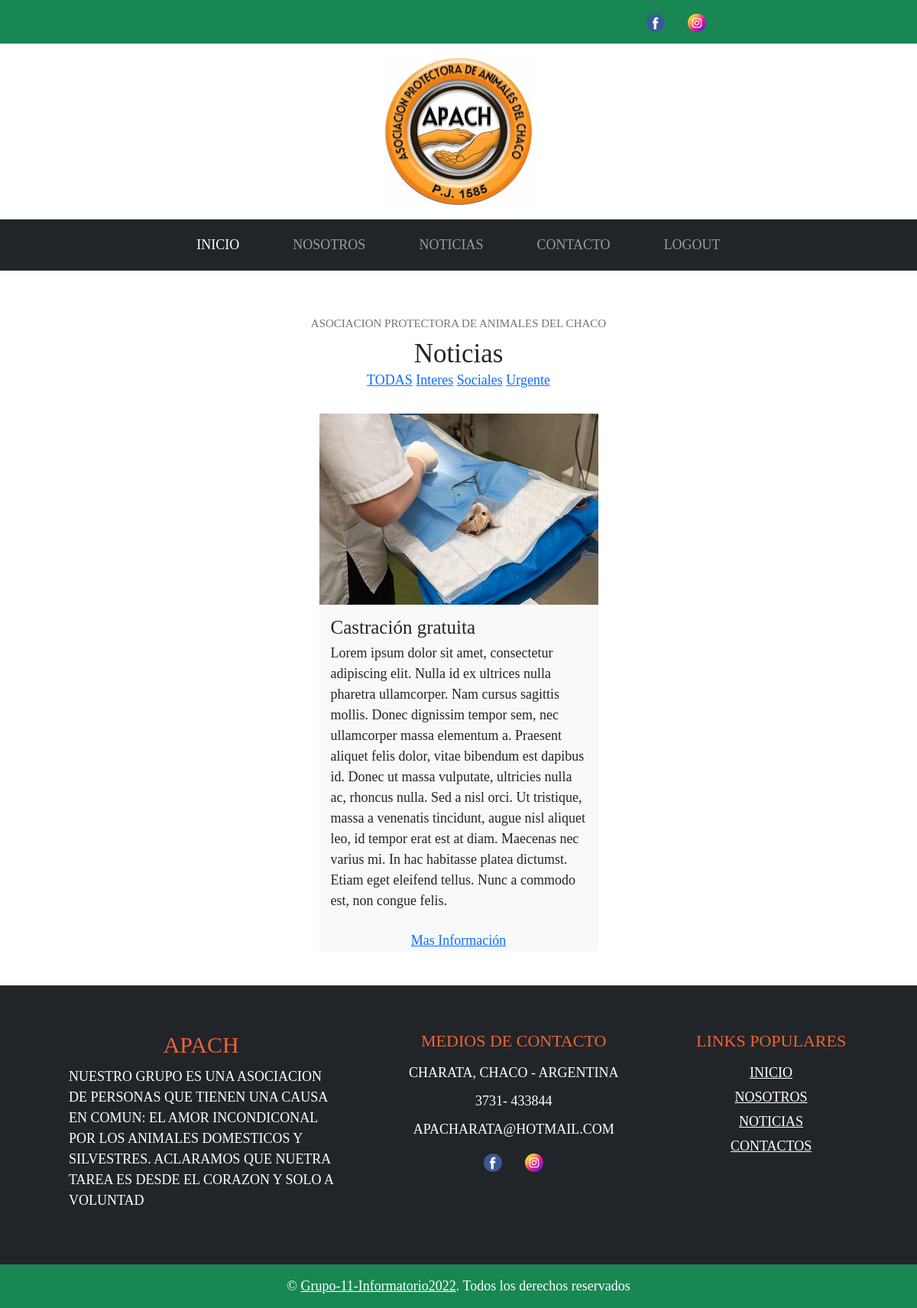
Page /listar/?id=4 (signed in) on the committed database.
### webapp/models.py (models this page shows, shortened)
class Categoria(models.Model):
    nombre = models.CharField(max_length=100)

class Noticia(models.Model):
    titulo = models.CharField(max_length=150)
    cuerpo = models.TextField()
    imagen = models.ImageField(upload_to='static/img')
    categoria_noticia = models.ForeignKey(Categoria, on_delete=models.CASCADE)
    fecha = models.DateTimeField(auto_now_add=True)

### webapp/views.py (the view)
# urls.py: path('listar/', views.Listar_Noticias, name='listar'),
@login_required
def Listar_Noticias(request):
    contexto = {}
    id_categoria = request.GET.get('id', None)
    if id_categoria:
        n = Noticia.objects.filter(categoria_noticia=id_categoria)
    else:
        n = Noticia.objects.all()  # RETORNA UNA LISTA DE OBJETOS
    contexto['noticias'] = n
    cat = Categoria.objects.all().order_by('nombre')
    contexto['categorias'] = cat
    return render(request, 'listar.html', contexto)

### webapp/templates/listar.html
{% extends 'base.html' %}
{% load static %}
{% block content %}
<div class="container pt-5">
	<div class="d-flex flex-column text-center mb-5 pt-5">
		<h4 class="text-secondary mb-3 text-uppercase">Asociacion Protectora de animales del Chaco</h4>
		<h1 class="display-4 m-0">Noticias</h1>
		<div class="submenu">
			<a href="{% url 'listar' %}">TODAS</a>
			{% for cat in categorias %}
			<a href="?id={{cat.pk}}">{{cat.nombre}}</a>
			{% endfor %}
		</div>
	</div>
	<div class="row pb-3">
		{% for noti in noticias %}
		<div class="col-lg-4 mx-auto">
			<div class="card border-0 mb-2">
				<img class="card-img-top" src="{{noti.imagen.url}}" height="250" alt="">
				<div class="card-body bg-light p-4">
					<h1 class="card-title text-truncate">{{noti.titulo}}</h1>
					<p>{{noti.cuerpo}}</p>
				</div>
				<div class="text-center bg-light">
					<a class="font-weight-bold tex" href="{% url 'detalle' noti.pk %}">Mas Información</a>
				</div>
			</div>
		</div>
		{% endfor %}
	</div>
</div>
{% endblock %}

### webapp/static/css/style.css (style rules this page uses)
:root { --texto-primario: #ed6436; }
html { background-color: white; box-sizing: border-box; font-size: 62.5%; }
*, *:before, *:after { box-sizing: inherit; }
body { background-color: white; font-family: var(--fuentePrincipal); font-size: 1.8rem; line-height: 1.5; }
img { max-width: auto; max-height: 25rem; object-fit: cover; }

### rows in the picture
Categoria: nombre "Interes"
Categoria: nombre "Sociales"
Categoria: nombre "Urgente"
Noticia: imagen (picture), titulo "Castración gratuita", cuerpo "Lorem ipsum dolor sit amet, consectetur adipiscing elit. Nulla id ex ultrices nulla pharetra ullamcorper. Nam cursus sagittis mollis. Donec dignissim tempor sem, nec ullamcorper massa elementum a. Praesent aliquet felis dolor, vitae bibendum est dapibus id. Donec ut massa vulputate, ultricies nulla ac, rhoncus nulla. Sed a nisl orci. Ut tristique, massa a venenatis tincidunt, augue nisl aliquet leo, id tempor erat est at diam. Maecenas nec varius mi. In hac habitasse platea dictumst. Etiam eget eleifend tellus. Nunc a commodo est, non congue felis."
